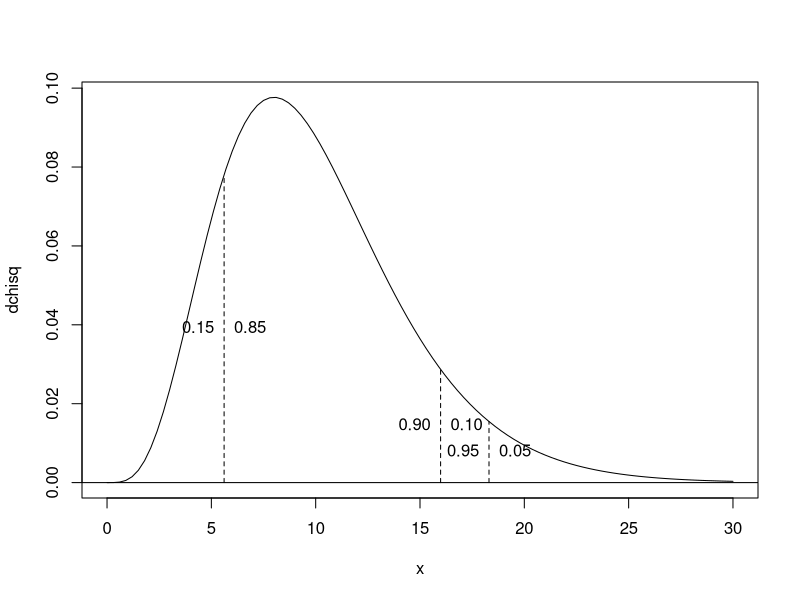

Write the R code that produced this figure.
#plot the chi-square density and draw some vertical lines
#in connection with 6.5 Examples 
#look at P-value and critical value  

df <- 10		#(number of) degrees of freedom

#plot the density as a function of x 
#over x between 0 and df*3 
#no need to compute function values, just define it 

plot(function(x) dchisq(x, df), 0, df*3, ylab="dchisq") 	

abline(h=0)		#the horizontal axis 

x <- 5.6107		#value of Ljung-Box statistic Q

#add vertical line at x, lty=2 (dotted)
lines(c(x, x), c(0, dchisq(x, df)), lty=2)

#find P-value corresponding to x
1-pchisq(x, df) 	#probability to the right of x (below density curve)

#probability to the left (pos=3)
text(x, dchisq(x, df)/2, sprintf("%4.2f",   pchisq(x, df)), pos=2)   

#probability to the right (pos=4) 
text(x, dchisq(x, df)/2, sprintf("%4.2f", 1-pchisq(x, df)), pos=4)   
x <- qchisq(0.95, df)
lines(c(x, x), c(0, dchisq(x, df)), lty=2)
text(x, dchisq(x, df)/2, sprintf("%4.2f",   pchisq(x, df)), pos=2)   
text(x, dchisq(x, df)/2, sprintf("%4.2f", 1-pchisq(x, df)), pos=4)   

#now do 10% cv, just duplicate the code - no need to write a 'function' 
qchisq(0.90, df)

x <- qchisq(0.90, df)
lines(c(x, x), c(0, dchisq(x, df)), lty=2)
text(x, dchisq(x, df)/2, sprintf("%4.2f",   pchisq(x, df)), pos=2)   
text(x, dchisq(x, df)/2, sprintf("%4.2f", 1-pchisq(x, df)), pos=4)   


#important: P-value=0.85 > alpha=0.05 => Q=5.6107 < cv=18.3070 
#use P-value if given, otherwise find cv or P-value 

#which significance level to use: 5% by default 

#when test is nonsignificant at both levels, 
#use larger of 0.05 and 0.10 (to make a stronger statement)
#nonsignificant at 10% => nonsignificant at 5% 

#when test is significant at both levels, 
#use smaller of 0.05 and 0.01
#significant at 0.01 => significant at 0.05

#unless (exam) question says otherwise 
 
